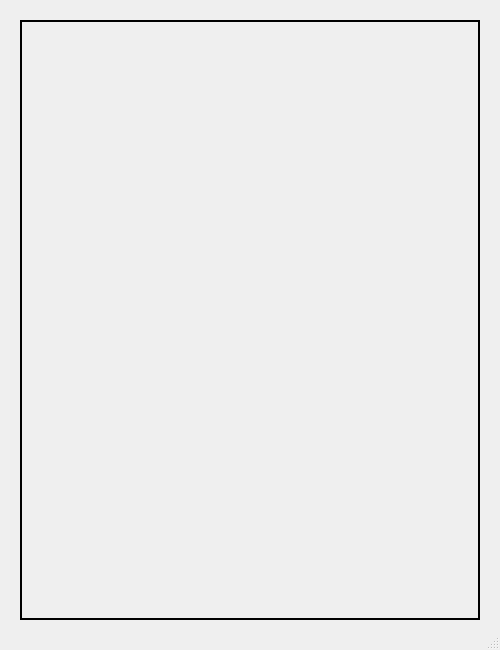
<?xml version="1.0" encoding="UTF-8" ?>
<ui version="4.0">
    <class>UpdateMaterial</class>
    <widget class="QDialog" name="UpdateMaterial">
        <property name="geometry">
            <rect>
                <x>0</x>
                <y>0</y>
                <width>500</width>
                <height>650</height>
            </rect>
        </property>
        <property name="windowTitle">
            <string>Dialog</string>
        </property>
        <property name="sizeGripEnabled">
            <bool>true</bool>
        </property>
        <layout class="QGridLayout" name="gridLayout_2">
            <property name="leftMargin">
                <number>20</number>
            </property>
            <property name="topMargin">
                <number>20</number>
            </property>
            <property name="rightMargin">
                <number>20</number>
            </property>
            <property name="bottomMargin">
                <number>30</number>
            </property>
            <property name="spacing">
                <number>10</number>
            </property>
            <item row="0" column="0">
                <widget class="QFrame" name="ui_outerFrame">
                    <property name="styleSheet">
                        <string notr="true">
                            #ui_outerFrame {
                            padding: 5px;
                            border: 1.5px solid #000;}
                        </string>
                    </property>
                    <property name="frameShape">
                        <enum>QFrame::StyledPanel</enum>
                    </property>
                    <property name="frameShadow">
                        <enum>QFrame::Raised</enum>
                    </property>
                    <layout class="QGridLayout" name="gridLayout">
                        <property name="leftMargin">
                            <number>10</number>
                        </property>
                        <property name="topMargin">
                            <number>10</number>
                        </property>
                        <property name="rightMargin">
                            <number>10</number>
                        </property>
                        <property name="bottomMargin">
                            <number>10</number>
                        </property>
                        <property name="horizontalSpacing">
                            <number>20</number>
                        </property>
                        <property name="verticalSpacing">
                            <number>10</number>
                        </property>
                        <item row="0" column="0" rowspan="2">
                            <layout class="QVBoxLayout" name="ui_tabWidgetLayout">
                                <property name="spacing">
                                    <number>10</number>
                                </property>
                            </layout>
                        </item>
                    </layout>
                </widget>
            </item>
            <item row="1" column="0">
                <layout class="QHBoxLayout" name="ui_buttonsLayout">
                    <property name="spacing">
                        <number>10</number>
                    </property>
                    <property name="bottomMargin">
                        <number>0</number>
                    </property>
                </layout>
            </item>
        </layout>
    </widget>
    <resources />
    <connections />
</ui>
